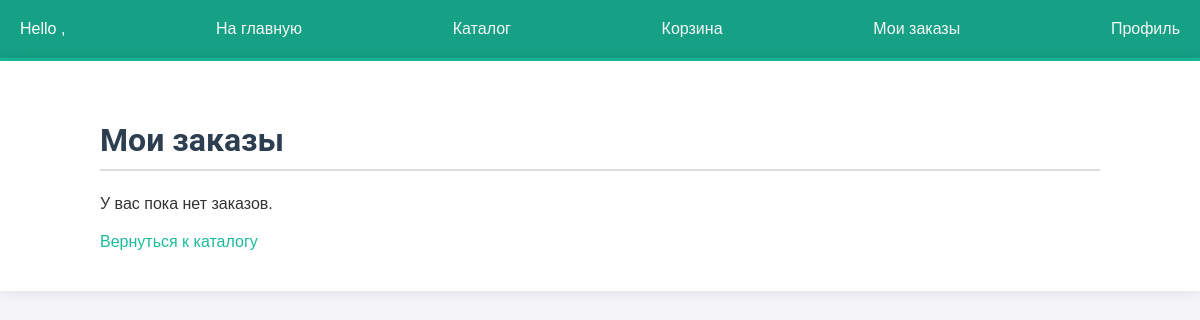
/catalog/orders/ (signed in), run on an earlier commit of the app's database.
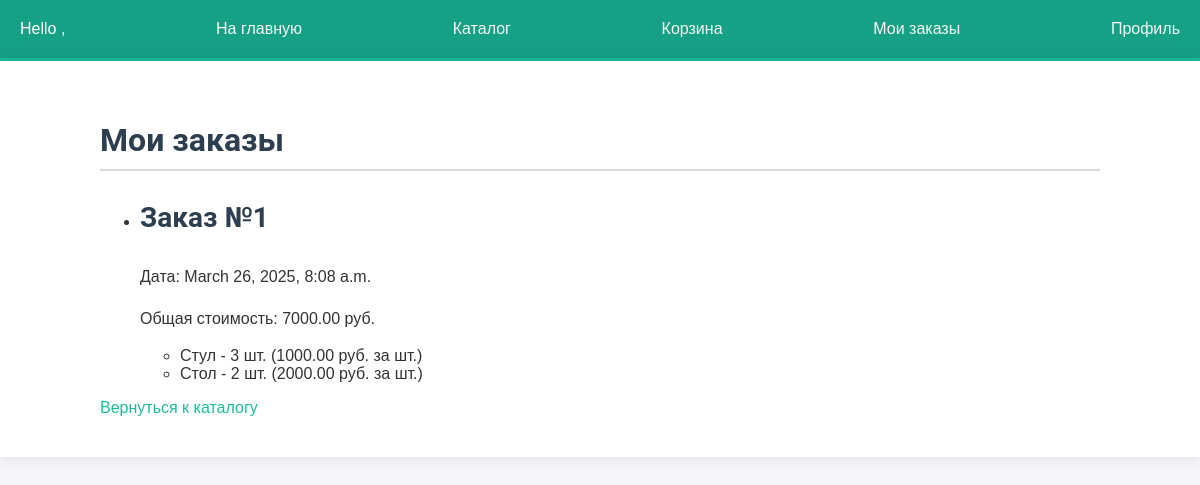
And on a later commit of the database.
### catalog/models.py (models this page shows, shortened)
class Order(models.Model):
    user = models.ForeignKey(User, on_delete=models.CASCADE)
    total_price = models.DecimalField(max_digits=10, decimal_places=2)
    created_at = models.DateTimeField(auto_now_add=True)

class OrderItem(models.Model):
    order = models.ForeignKey(Order, on_delete=models.CASCADE, related_name='items')
    product = models.ForeignKey(Product, on_delete=models.CASCADE)
    quantity = models.PositiveIntegerField()
    price = models.DecimalField(max_digits=10, decimal_places=2)

class Product(models.Model):
    name = models.CharField(max_length=100)
    description = models.TextField()
    price = models.DecimalField(max_digits=10, decimal_places=2)
    image = models.ImageField(null=True, blank=True)

### catalog/views.py (the view)
# urls.py: path('orders/', views.order_list, name='order_list'),
@login_required
def order_list(request):
    orders = Order.objects.filter(user=request.user).prefetch_related('items__product')
    return render(request, 'orders.html', {'orders': orders})

### catalog/templates/orders.html (shortened to what this page needs)
{% extends 'base.html' %}
{% block content %}
<h1>Мои заказы</h1>
{% if orders %}
    <ul>
        {% for order in orders %}
            <li>
                <h2>Заказ №{{ order.id }}</h2>
                <p>Дата: {{ order.created_at }}</p>
                <p>Общая стоимость: {{ order.total_price }} руб.</p>
                <ul>
                    {% for item in order.items.all %}
                        <li>{{ item.product.name }} - {{ item.quantity }} шт. ({{ item.price }} руб. за шт.)</li>
                    {% endfor %}
                </ul>
            </li>
        {% endfor %}
    </ul>
{% else %}
    <p>У вас пока нет заказов.</p>
{% endif %}
<a href="{% url 'catalog:product_list' %}">Вернуться к каталогу</a>
{% endblock %}

### account/templates/base.html (shortened to what this page needs)
{% load static %}
 <html>
 <head>
  <link href="{% static 'css/base.css' %}" rel="stylesheet">
 </head>
 <body>
  <div id="header">
    {% if request.user.is_authenticated %}
        Hello {{ request.user.first_name }},
        <a href="{% url 'board' %}">На главную</a>
        <a href="{% url 'catalog:product_list' %}">Каталог</a>
        <a href="{% url 'catalog:view_cart' %}">Корзина</a>
        <a href="{% url 'catalog:order_list' %}">Мои заказы</a>
        <a href="{% url 'profile' %}">Профиль</a>
    {% else %}
        <a href="{% url 'login_view' %}">Логин</a>
    {% endif %}
 </div>
 <div id="content">
    {% block content %}
    {% endblock %}
 </div>
 </body>
 </html>

### account/static/css/base.css (style rules this page uses)
body { margin: 0; padding: 0; font-family: 'Arial', sans-serif; background-color: #f4f4f9; color: #333; }
p { line-height: 1.6; }
a { color: #1abc9c; text-decoration: none; }
h1, h2, h3, h4, h5, h6 { font-family: 'Roboto', sans-serif; font-weight: 600; color: #2c3e50; }
h1 { border-bottom: 2px solid #ddd; padding-bottom: 10px; margin: 20px 0; font-size: 32px; }
h2 { margin: 30px 0; font-size: 28px; }
#header { padding: 20px; background: #16a085; color: white; font-size: 16px; border-bottom: 3px solid #1abc9c; display: flex; justify-content: space-between; align-items: center; }
#header a { color: #f7f7f7; }
#content { padding: 40px 100px; background: #ffffff; box-shadow: 0 0 15px rgba(0, 0, 0, 0.1); }
h2, h3 { color: #2c3e50; font-weight: bold; }

What changed in the data, as far as the page shows it:
added Order: id "1", created_at "March 26, 2025, 8:08 a.m.", total_price "7000.00"
added OrderItem: product.name "Стул", quantity "3", price "1000.00"
added OrderItem: product.name "Стол", quantity "2", price "2000.00"
Also different on the page:
text no longer shown: "У вас пока нет заказов."
